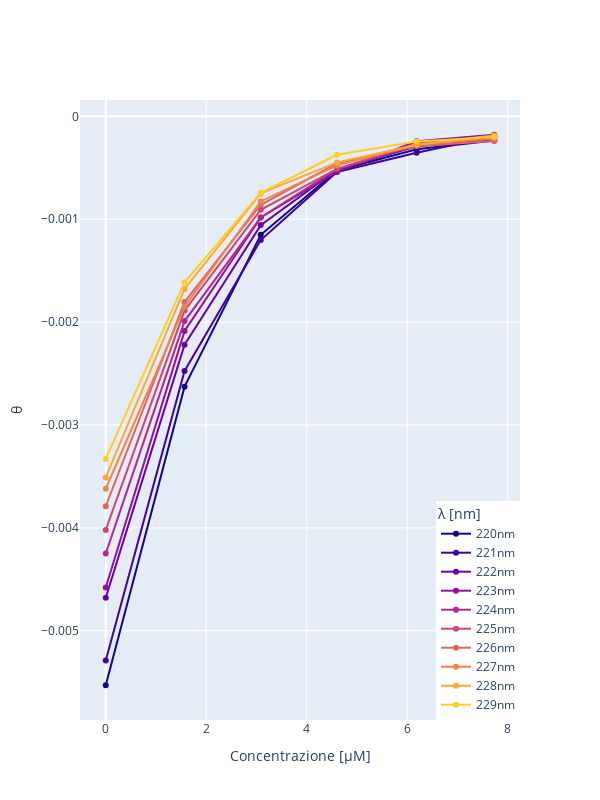

The notebook cell this image was saved under:
### Code cell
fig = go.Figure()
colors = px.colors.sample_colorscale(px.colors.sequential.Plasma, len(Λ))

for idx,i in enumerate(range(λmin,λmax)):
    fig.add_trace(go.Scatter(
        x=spettro_ristretto['Concentrazione'],
        y=spettro_ristretto[i],
        mode='lines+markers',
        name=str(i)+'nm',
        line=dict(color=colors[idx]),
        marker=dict(color=colors[idx])
    ))

fig.update_layout(
    # yaxis_type='log',
    #title='Spettri ristretti (220-230 nm)',
    xaxis_title='Concentrazione [μM]',
    yaxis_title='θ',
    legend_title='λ [nm]',
    height=800,
    width=600,
    legend=dict(
        x=1,
        y=0,
        xanchor='right',
        yanchor='bottom'
    )
)
fig.show()

### Figure 1 — Plotly figure (JSON) as saved in the notebook; plotly's stock layout.template omitted (floating-point values rounded to 4 significant figures)
{"data": [{"line": {"color": "rgb(13, 8, 135)"}, "marker": {"color": "rgb(13, 8, 135)"}, "mode": "lines+markers", "name": "220nm", "type": "scatter", "x": [0.0, 1.568, 3.085, 4.602, 6.188, 7.733], "y": [-0.00553, -0.002627, -0.001151, -0.0005278, -0.0003196, -0.0002357]}, {"line": {"color": "rgb(64, 3, 157)"}, "marker": {"color": "rgb(64, 3, 157)"}, "mode": "lines+markers", "name": "221nm", "type": "scatter", "x": [0.0, 1.568, 3.085, 4.602, 6.188, 7.733], "y": [-0.00529, -0.002474, -0.001203, -0.0005408, -0.0003536, -0.0001931]}, {"line": {"color": "rgb(105, 1, 166)"}, "marker": {"color": "rgb(105, 1, 166)"}, "mode": "lines+markers", "name": "222nm", "type": "scatter", "x": [0.0, 1.568, 3.085, 4.602, 6.188, 7.733], "y": [-0.00468, -0.002219, -0.001057, -0.0005191, -0.0002905, -0.0002332]}, {"line": {"color": "rgb(143, 16, 161)"}, "marker": {"color": "rgb(143, 16, 161)"}, "mode": "lines+markers", "name": "223nm", "type": "scatter", "x": [0.0, 1.568, 3.085, 4.602, 6.188, 7.733], "y": [-0.00458, -0.002085, -0.0009825, -0.0005365, -0.0002421, -0.0001788]}, {"line": {"color": "rgb(176, 42, 144)"}, "marker": {"color": "rgb(176, 42, 144)"}, "mode": "lines+markers", "name": "224nm", "type": "scatter", "x": [0.0, 1.568, 3.085, 4.602, 6.188, 7.733], "y": [-0.00425, -0.00199, -0.0009825, -0.0005126, -0.0002841, -0.0002073]}, {"line": {"color": "rgb(203, 71, 120)"}, "marker": {"color": "rgb(203, 71, 120)"}, "mode": "lines+markers", "name": "225nm", "type": "scatter", "x": [0.0, 1.568, 3.085, 4.602, 6.188, 7.733], "y": [-0.00402, -0.001888, -0.0009079, -0.0005104, -0.0002647, -0.0001866]}, {"line": {"color": "rgb(224, 101, 97)"}, "marker": {"color": "rgb(224, 101, 97)"}, "mode": "lines+markers", "name": "226nm", "type": "scatter", "x": [0.0, 1.568, 3.085, 4.602, 6.188, 7.733], "y": [-0.00379, -0.001805, -0.0008593, -0.0004561, -0.0002873, -0.0002396]}, {"line": {"color": "rgb(241, 132, 76)"}, "marker": {"color": "rgb(241, 132, 76)"}, "mode": "lines+markers", "name": "227nm", "type": "scatter", "x": [0.0, 1.568, 3.085, 4.602, 6.188, 7.733], "y": [-0.00362, -0.00185, -0.0008269, -0.0004756, -0.0002728, -0.0002163]}, {"line": {"color": "rgb(251, 168, 54)"}, "marker": {"color": "rgb(251, 168, 54)"}, "mode": "lines+markers", "name": "228nm", "type": "scatter", "x": [0.0, 1.568, 3.085, 4.602, 6.188, 7.733], "y": [-0.00351, -0.001677, -0.0007491, -0.0004474, -0.000276, -0.0001853]}, {"line": {"color": "rgb(252, 207, 37)"}, "marker": {"color": "rgb(252, 207, 37)"}, "mode": "lines+markers", "name": "229nm", "type": "scatter", "x": [0.0, 1.568, 3.085, 4.602, 6.188, 7.733], "y": [-0.00333, -0.001614, -0.0007426, -0.0003735, -0.0002437, -0.0001995]}], "layout": {"height": 800, "legend": {"title": {"text": "λ [nm]"}, "x": 1, "xanchor": "right", "y": 0, "yanchor": "bottom"}, "width": 600, "xaxis": {"title": {"text": "Concentrazione [μM]"}}, "yaxis": {"title": {"text": "θ"}}}}
